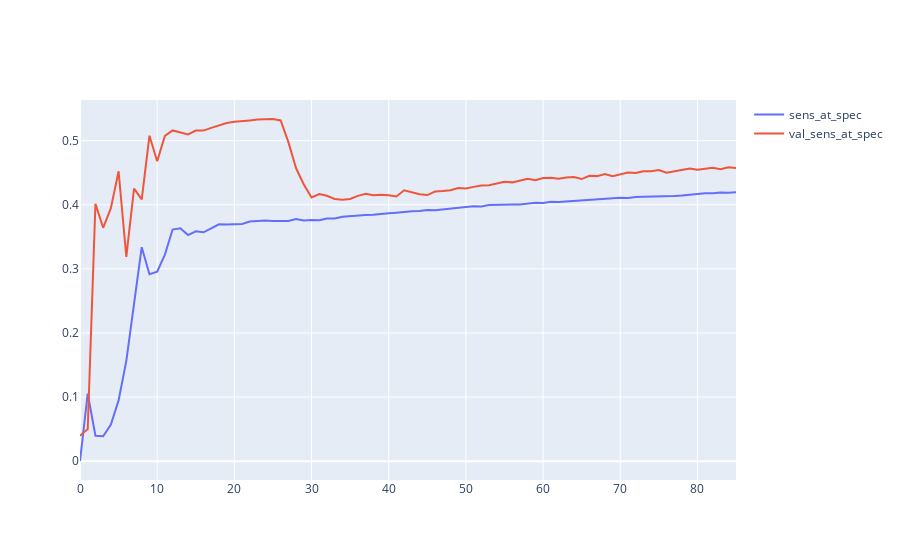
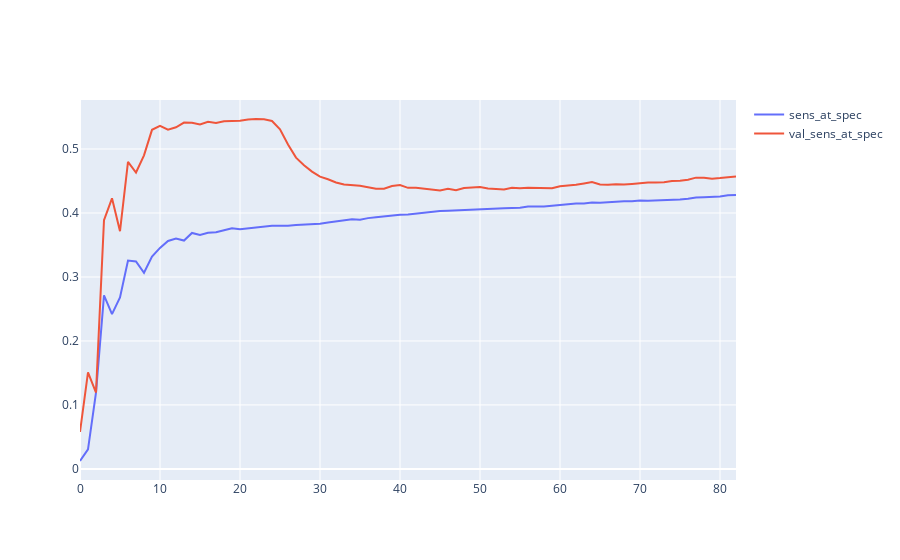
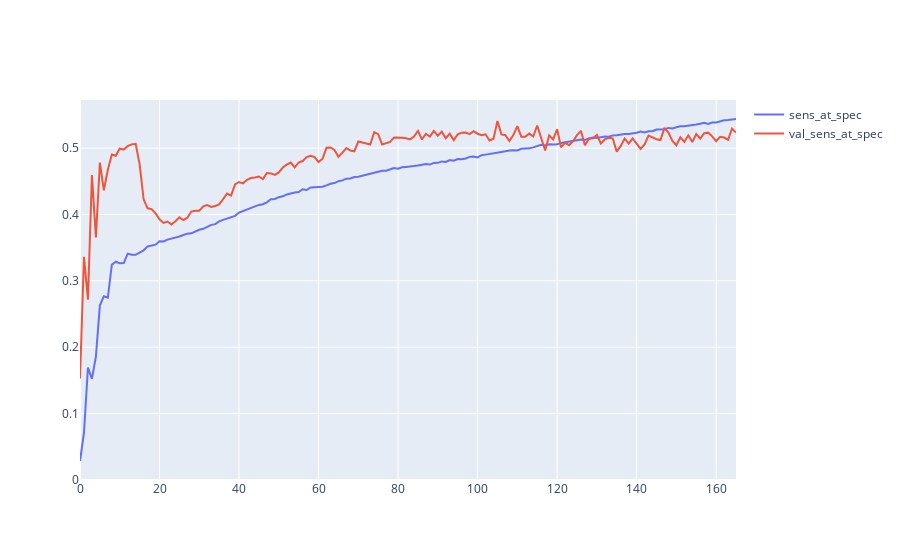

Here is the notebook cell these charts were saved with, in order:
### Code cell
import importlib

importlib.reload(model_design)

max_val_PR = 0.5

for time_step in TIME_FRAME_LIST:
    df_tensor = dataframe_to_tensor(df_result, time_step)
    x_train, y_train, x_test, y_test = get_train_test_sets(df_tensor, TRAIN_FRACTION)
    
    df_tensor.shape

    print(x_train.shape)
    print(y_train.shape)
    print(x_test.shape)
    print(y_test.shape)
    model, history = model_design.model_design(EPOCHS,  x_train, y_train, x_test, y_test, class_weights_dict)

    plot_model_history(history.history)

    val_PR = round(max(history.history['val_sens_at_spec']), 3)
    
    x = datetime.datetime.now()
    
    model_name = "models/" + x.strftime("%Y-%m-%d %H-%M-%S") +" val_sens_at_spec " + str(val_PR) + " time frame " + str(time_step) + ".hd5"

    if val_PR > max_val_PR:
        max_val_PR = val_PR
        model.save(model_name,  save_format = 'h5')
    
    print(model_name)
    print(val_PR)
    print(150 * "-")
